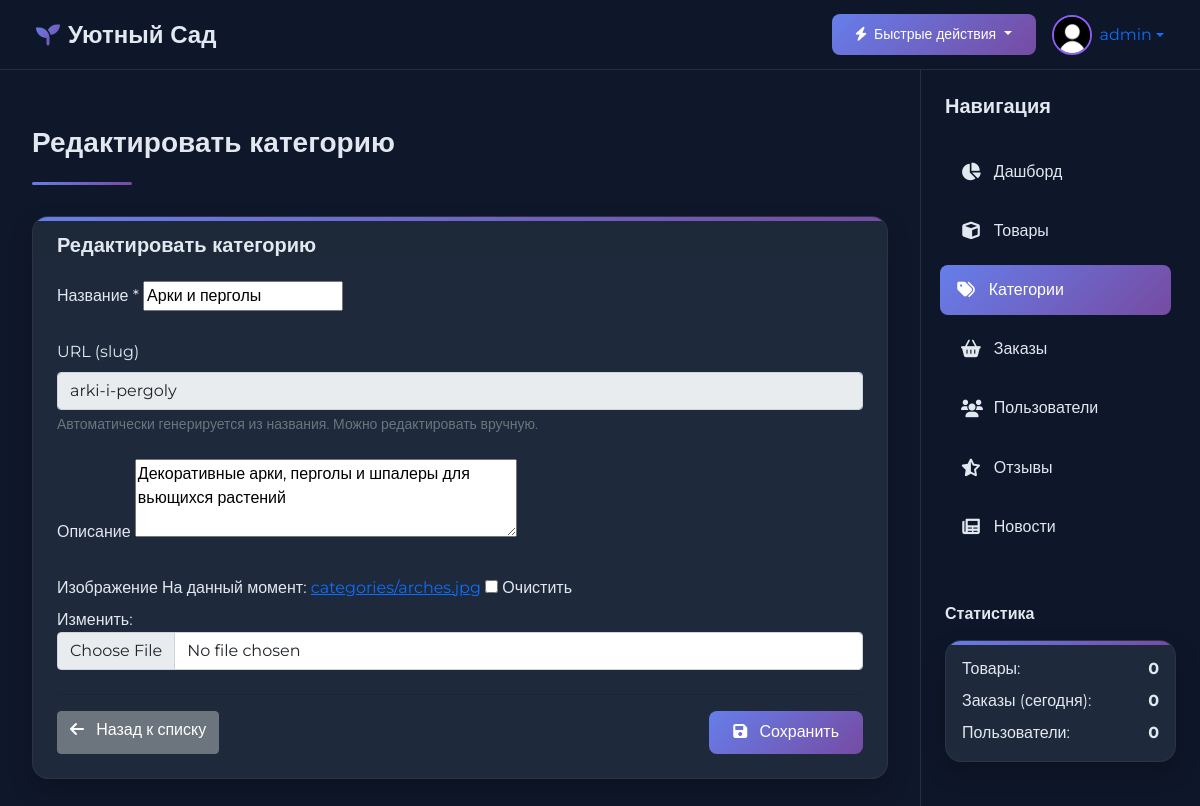
Page /dashboard/categories/8/edit/ (signed in) on the committed database.
### products/models.py (models this page shows, shortened)
class Category(models.Model):
    name = models.CharField(max_length=100, verbose_name="Название")
    slug = models.SlugField(max_length=100, unique=True, blank=True, verbose_name="URL")
    description = models.TextField(blank=True, verbose_name="Описание")
    image = models.ImageField(upload_to='categories', blank=True, null=True, verbose_name="Изображение")
    icon = models.CharField(max_length=50, default='leaf', verbose_name="Иконка")
    class Meta:
        verbose_name = "Категория"
        verbose_name_plural = "Категории"

### dashboard/views.py (the view)
# urls.py: path('categories/<int:pk>/edit/', views.category_edit, name='category_edit'),
@staff_required
def category_edit(request, pk):
    category = get_object_or_404(Category, pk=pk)
    if request.method == 'POST':
        form = CategoryAdminForm(request.POST, request.FILES, instance=category)
        if form.is_valid():
            category = form.save()
            messages.success(request, f'Категория "{category.name}" успешно обновлена!')
            return redirect('dashboard:category_list')
    else:
        form = CategoryAdminForm(instance=category)
    return render(request, 'dashboard/categories/form.html', {
        'form': form,
        'title': 'Редактировать категорию',
        'category': category
    })

### dashboard/forms.py
class CategoryAdminForm(forms.ModelForm):
    slug = forms.CharField(required=False, widget=forms.TextInput(attrs={'readonly': 'readonly'}))
    class Meta:
        model = Category
        fields = ['name', 'slug', 'description', 'image']
        widgets = {
            'description': forms.Textarea(attrs={'rows': 3}),
            'image': forms.ClearableFileInput(attrs={'class': 'form-control'}),
        }
    def __init__(self, *args, **kwargs):
        super().__init__(*args, **kwargs)
        self.fields['slug'].widget.attrs.update({'class': 'form-control', 'readonly': 'readonly'})

### cart/context_processors.py (called while the page is built)
def cart(request):
    if request.user.is_authenticated:
        cart, created = request.user.cart_set.get_or_create()
        for item in cart.items.all():
            if hasattr(item.product, 'image_url'):
                item.product.safe_image_url = item.product.image_url
            else:
                item.product.safe_image_url = '/static/images/product-placeholder.jpg'
        return {'cart': cart}
    return {'cart': None}

### dashboard/views.py (called while the page is built)
def staff_required(function):
    decorator = user_passes_test(lambda u: u.is_staff, login_url='/admin/login/')
    return decorator(function)

### products/models.py (called while the page is built)
    @property
    def image_url(self):
        if self.image and hasattr(self.image, 'url'):
            return self.image.url
        return '/static/images/product-placeholder.jpg'

### templates/dashboard/categories/form.html (shortened to what this page needs)
{% extends 'dashboard/base.html' %}
{% load static %}
{% block page_title %}{{ title }}{% endblock %}
{% block content %}
<div class="glass-card">
    <div class="card-header border-0 pb-0 pt-3 px-4">
        <h5 class="fw-bold mb-0">{{ title }}</h5>
    </div>
    <div class="card-body p-4">
        <form method="post" enctype="multipart/form-data">
            <div class="mb-4">
                <div class="form">
                    <label for="id_name" class="form-label">Название *</label>
                    {{ form.name }}
                </div>
            </div>
            <div class="mb-4">
                <div class="form">
                    <label for="id_slug" class="form-label">URL (slug)</label>
                    {{ form.slug }}
                </div>
                <div class="form-text text-muted mt-1">Автоматически генерируется из названия. Можно редактировать вручную.</div>
            </div>
            {% for field in form %}
                {% if field.name != 'name' and field.name != 'slug' %}
                    <div class="mb-4">
                        <label for="{{ field.id_for_label }}" class="form-label fw-medium mb-2">
                            {{ field.label }}
                        </label>
                        {{ field }}
                    </div>
                {% endif %}
            {% endfor %}
            <div class="d-flex justify-content-between mt-4 pt-3 border-top border-dark">
                <a href="{% url 'dashboard:product_list' %}" class="btn btn-secondary">
                    <i class="fas fa-arrow-left me-2"></i> Назад к списку
                </a>
                <button type="submit" class="btn btn-neon">
                    <i class="fas fa-save me-2"></i> Сохранить
                </button>
            </div>
        </form>
    </div>
</div>
{% endblock %}

### templates/dashboard/base.html (shortened to what this page needs)
{% load static %}
<!DOCTYPE html>
<html lang="ru">
<head>
    <link href="https://cdn.jsdelivr.net/npm/bootstrap@5.1.3/dist/css/bootstrap.min.css" rel="stylesheet">
    <link href="https://cdnjs.cloudflare.com/ajax/libs/font-awesome/6.0.0/css/all.min.css" rel="stylesheet">
    <link href="https://cdn.jsdelivr.net/npm/bootstrap-icons@1.7.2/font/bootstrap-icons.css" rel="stylesheet">
</head>
<body>
    <nav class="top-navbar navbar navbar-expand-lg">
        <div class="container-fluid">
            <a class="navbar-brand" href="{% url 'dashboard:dashboard' %}">
                <i class="fas fa-seedling"></i>
                <span class="d-none d-md-inline">Уютный Сад</span>
            </a>
            <div class="d-flex align-items-center">
                <div class="dropdown me-3">
                    <button class="btn btn-neon btn-sm dropdown-toggle" type="button" id="quickActionsDropdown" data-bs-toggle="dropdown">
                        <i class="fas fa-bolt me-1"></i> Быстрые действия
                    </button>
                </div>
                <div class="nav-user-info">
                    <div class="dropdown">
                        <a href="#" class="d-flex align-items-center text-decoration-none dropdown-toggle" id="userDropdown" data-bs-toggle="dropdown">
                            <img src="{% static 'images/avatar-placeholder.jpg' %}" alt="Аватар" class="user-avatar">
                            <span class="ms-2 d-none d-md-inline">{{ user.username }}</span>
                        </a>
                    </div>
                </div>
            </div>
        </div>
    </nav>
    <aside class="right-sidebar">
        <div class="sidebar-content">
            <div class="mb-4">
                <h5 class="fw-bold">Навигация</h5>
            </div>
            <ul class="nav flex-column">
                <li class="nav-item">
                    <a class="nav-link {% if request.resolver_match.url_name == 'dashboard' %}active{% endif %}"
                       href="{% url 'dashboard:dashboard' %}">
                        <i class="fas fa-chart-pie"></i> Дашборд
                    </a>
                </li>
                <li class="nav-item">
                    <a class="nav-link {% if 'product' in request.resolver_match.url_name %}active{% endif %}"
                       href="{% url 'dashboard:product_list' %}">
                        <i class="fas fa-cube"></i> Товары
                    </a>
                </li>
                <li class="nav-item">
                    <a class="nav-link {% if 'category' in request.resolver_match.url_name %}active{% endif %}"
                       href="{% url 'dashboard:category_list' %}">
                        <i class="fas fa-tags"></i> Категории
                    </a>
                </li>
                <li class="nav-item">
                    <a class="nav-link {% if 'order' in request.resolver_match.url_name %}active{% endif %}"
                       href="{% url 'dashboard:order_list' %}">
                        <i class="fas fa-shopping-basket"></i> Заказы
                    </a>
                </li>
                <li class="nav-item">
                    <a class="nav-link {% if 'user' in request.resolver_match.url_name %}active{% endif %}"
                       href="{% url 'dashboard:user_list' %}">
                        <i class="fas fa-users"></i> Пользователи
                    </a>
                </li>
                <li class="nav-item">
                    <a class="nav-link {% if 'review' in request.resolver_match.url_name %}active{% endif %}"
                       href="{% url 'dashboard:review_list' %}">
                        <i class="fas fa-star-half-alt"></i> Отзывы
                    </a>
                </li>
                <li class="nav-item">
                    <a class="nav-link {% if 'news' in request.resolver_match.url_name %}active{% endif %}"
                       href="{% url 'dashboard:news_list' %}">
                        <i class="fas fa-newspaper"></i> Новости
                    </a>
                </li>
            </ul>
            <div class="mt-5">
                <h6 class="fw-bold mb-3">Статистика</h6>
                <div class="glass-card p-3">
                    <div class="d-flex justify-content-between mb-2">
                        <span>Товары:</span>
                        <span class="fw-bold">{{ stats.total_products|default:0 }}</span>
                    </div>
                    <div class="d-flex justify-content-between mb-2">
                        <span>Заказы (сегодня):</span>
                        <span class="fw-bold">{{ stats.recent_orders|default:0 }}</span>
                    </div>
                    <div class="d-flex justify-content-between">
                        <span>Пользователи:</span>
                        <span class="fw-bold">{{ stats.total_users|default:0 }}</span>
                    </div>
                </div>
            </div>
        </div>
    </aside>
    <main class="main-content">
        <div class="page-header">
            <div class="d-flex justify-content-between align-items-center flex-wrap">
                <h1 class="h3 fw-bold mb-0">{% block page_title %}Центр управления{% endblock %}</h1>
            </div>
        </div>
        {% block content %}{% endblock %}
    </main>
</body>
</html>

### templates/dashboard/base.html (style rules this page uses)
:root { --primary-gradient: linear-gradient(135deg, #667eea 0%, #764ba2 100%); --secondary-gradient: linear-gradient(135deg, #f093fb 0%, #f5576c 100%); --success-gradient: linear-gradient(135deg, #4facfe 0%, #00f2fe 100%); --warning-gradient: linear-gradient(135deg, #43e97b 0%, #38f9d7 100%); --dark-bg: #0f172a; --darker-bg: #0a0f1f; --card-bg: #1e293b; --text-light: #e2e8f0; --text-muted: #94a3b8; --accent-color: #8b5cf6; --sidebar-width: 280px; --header-height: 70px; }
body { font-family: 'Montserrat', sans-serif; background-color: var(--dark-bg); color: var(--text-light); overflow-x: hidden; padding-top: var(--header-height); }
.top-navbar { position: fixed; top: 0; left: 0; right: 0; height: var(--header-height); background: rgba(15, 23, 42, 0.95); backdrop-filter: blur(10px); border-bottom: 1px solid rgba(255, 255, 255, 0.1); z-index: 1000; padding: 0 1.5rem; }
.navbar-brand { display: flex; align-items: center; color: var(--text-light); font-weight: 700; font-size: 1.5rem; }
.navbar-brand i { background: var(--primary-gradient); -webkit-background-clip: text; -webkit-text-fill-color: transparent; margin-right: 0.5rem; }
.nav-user-info { display: flex; align-items: center; gap: 1rem; }
.user-avatar { width: 40px; height: 40px; border-radius: 50%; object-fit: cover; border: 2px solid var(--accent-color); }
.right-sidebar { position: fixed; top: var(--header-height); right: 0; bottom: 0; width: var(--sidebar-width); background: rgba(15, 23, 42, 0.9); backdrop-filter: blur(10px); border-left: 1px solid rgba(255, 255, 255, 0.1); z-index: 999; overflow-y: auto; padding: 1.5rem; transition: transform 0.3s ease; }
.right-sidebar .nav-link { color: var(--text-light); padding: 0.8rem 1rem; margin: 0.3rem 0; border-radius: 0.5rem; transition: all 0.3s ease; display: flex; align-items: center; }
.right-sidebar .nav-link:hover, .right-sidebar .nav-link.active { background: var(--primary-gradient); color: white; transform: translateX(-5px); }
.right-sidebar .nav-link i { margin-right: 0.8rem; width: 20px; text-align: center; font-size: 1.1rem; }
.main-content { margin-right: var(--sidebar-width); padding: 2rem; transition: margin-right 0.3s ease; min-height: calc(100vh - var(--header-height)); }
.glass-card { background: var(--card-bg); border-radius: 1rem; border: 1px solid rgba(255, 255, 255, 0.05); box-shadow: 0 10px 25px rgba(0, 0, 0, 0.2); transition: all 0.3s ease; overflow: hidden; position: relative; }
.glass-card:before { content: ''; position: absolute; top: 0; left: 0; width: 100%; height: 4px; background: var(--primary-gradient); }
.page-header { padding: 1.5rem 0; margin-bottom: 2rem; position: relative; }
.page-header:after { content: ''; position: absolute; bottom: -1px; left: 0; width: 100px; height: 3px; background: var(--primary-gradient); border-radius: 3px; }
.btn-neon { background: var(--primary-gradient); border: none; color: white; border-radius: 0.5rem; padding: 0.6rem 1.5rem; font-weight: 500; transition: all 0.3s ease; position: relative; overflow: hidden; }
.btn-neon:before { content: ''; position: absolute; top: 0; left: -100%; width: 100%; height: 100%; background: linear-gradient(90deg, transparent, rgba(255, 255, 255, 0.2), transparent); transition: all 0.5s ease; }

### rows in the picture
Category: name "Арки и перголы", slug "arki-i-pergoly", form "Декоративные арки, перголы и шпалеры для вьющихся растений"

### other values in the picture
{{ user.username }} "admin"
{{ stats.total_products|default:0 }} "0"
{{ stats.recent_orders|default:0 }} "0"
{{ stats.total_users|default:0 }} "0"
{{ title }} "Редактировать категорию"
{{ field.label }} "Описание" "Изображение"
